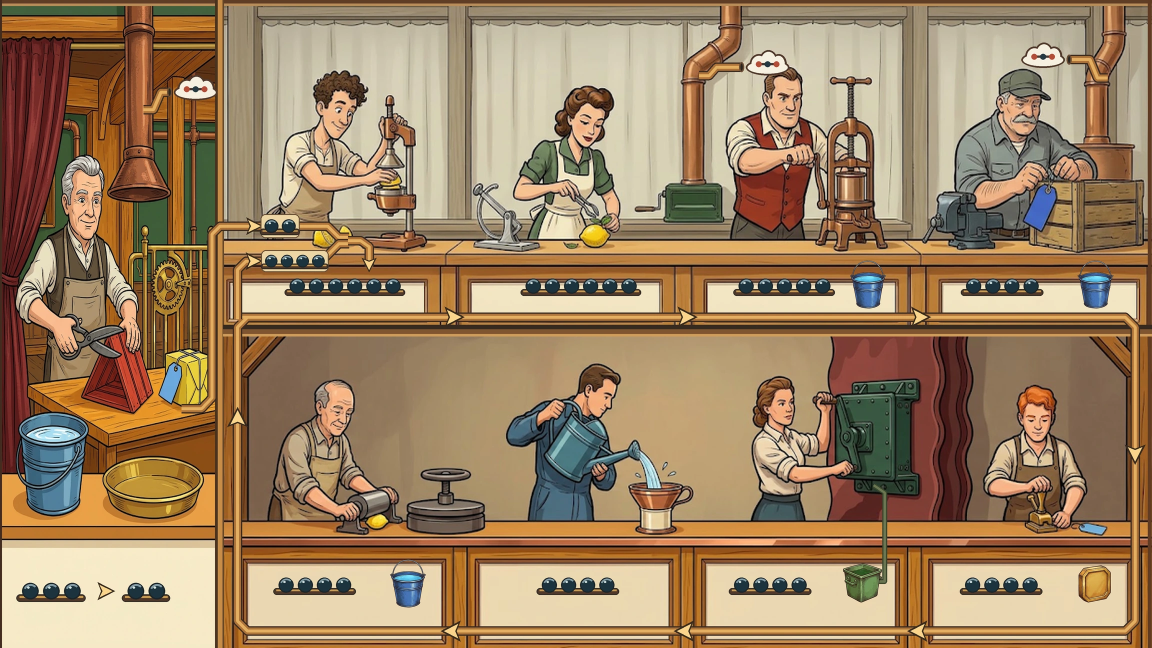
#> input picture tools/prompts/A10_src/L31b_base_1116.webp, 2304 x 1296 px, given in place of cur17.png, which was not available (shown at 1/2 size)
$ python touch18.py ../../prompts/A10_src/L31b_base_1116.webp
#> lines starting #> are read from the running program, lines starting #| are printed output that depends on the picture; after the words box and inside, x2 and y2 are one past the last pixel; in counts of white or black regions, pixels touching at a corner belong together
### tools/zk/u45/rods.py
"""rods.py — 마디 진 막대(크림 · 밤색이 번갈아 · 짙은 윤곽 · 마디 이음선)를 정확한 마디 수로 그린다(4배로 그려 줄여 붙임 · 안티에일리어싱).
draw_rod(img, p0, p1, n, w, first='cream', dark_last=False, cap0=True, cap1=True) — p0 → p1 축, n 마디, 지름 w(px).
coin(img, c, r, ang) — 테 있는 납작 금화가 막대 옆구리에 반쯤 박힌 꼴(타원)."""
import math
import numpy as np
from PIL import Image, ImageDraw
CREAM, TAN, DARK, OUT = (247, 236, 205), (206, 172, 124), (104, 110, 118), (52, 40, 30)
SS = 4
def _layer(img):
    return Image.new('RGBA', (img.width * SS, img.height * SS), (0, 0, 0, 0))
def _flush(img, lay):
    small = lay.resize(img.size, Image.LANCZOS)
    base = img.convert('RGBA'); base.alpha_composite(small)
    return base.convert('RGB')
def draw_rod(img, p0, p1, n, w, first='cream', dark_last=False, cap0=True, cap1=True, joints=True):
    lay = _layer(img); d = ImageDraw.Draw(lay)
    (x0, y0), (x1, y1) = p0, p1
    L = math.hypot(x1 - x0, y1 - y0); ux, uy = (x1 - x0) / L, (y1 - y0) / L; nx, ny = -uy, ux
    if ny > 0: nx, ny = -nx, -ny                    # n 이 위쪽(화면 y 감소)을 향하게 — 하이라이트 쪽
    h = w / 2.0
    def S(x, y): return (x * SS, y * SS)
    def quad(a, b, hh):
        return [S(a[0] + nx * hh, a[1] + ny * hh), S(b[0] + nx * hh, b[1] + ny * hh), S(b[0] - nx * hh, b[1] - ny * hh), S(a[0] - nx * hh, a[1] - ny * hh)]
    ow = 2.0
    # 바깥 윤곽(몸통 + 둥근 끝)
    d.polygon(quad(p0, p1, h + ow), fill=OUT + (255,))
    for (px, py), cap in ((p0, cap0), (p1, cap1)):
        if cap: d.ellipse([S(px - h - ow, py - h - ow), S(px + h + ow, py + h + ow)], fill=OUT + (255,))
    seg = L / n
    cols = []
    for k in range(n):
        c = CREAM if (k % 2 == 0) == (first == 'cream') else TAN
        if dark_last and k == n - 1: c = DARK
        cols.append(c)
    for k in range(n):
        a = (x0 + ux * seg * k, y0 + uy * seg * k); b = (x0 + ux * seg * (k + 1), y0 + uy * seg * (k + 1))
        c = cols[k]
        d.polygon(quad(a, b, h), fill=c + (255,))
        # 아래쪽 그늘 띠 · 위쪽 하이라이트
        shade = tuple(int(v * 0.86) for v in c); hl = tuple(min(255, int(v * 1.06 + 8)) for v in c)
        a2 = (a[0] - nx * h * 0.35, a[1] - ny * h * 0.35); b2 = (b[0] - nx * h * 0.35, b[1] - ny * h * 0.35)
        d.polygon([S(a2[0], a2[1]), S(b2[0], b2[1]), S(b[0] - nx * h, b[1] - ny * h), S(a[0] - nx * h, a[1] - ny * h)], fill=shade + (255,))
        a3 = (a[0] + nx * h * 0.55, a[1] + ny * h * 0.55); b3 = (b[0] + nx * h * 0.55, b[1] + ny * h * 0.55)
        d.line([S(*a3), S(*b3)], fill=hl + (255,), width=max(1, int(SS * w * 0.12)))
    # 둥근 끝 채움
    if cap0:
        d.ellipse([S(x0 - h, y0 - h), S(x0 + h, y0 + h)], fill=cols[0] + (255,))
        d.ellipse([S(x0 - h * 0.62, y0 - h * 0.62), S(x0 + h * 0.62, y0 + h * 0.62)], outline=OUT + (200,), width=SS)
    if cap1:
        d.ellipse([S(x1 - h, y1 - h), S(x1 + h, y1 + h)], fill=cols[-1] + (255,))
    # 마디 이음선
    if joints:
        for k in range(1, n):
            cx, cy = x0 + ux * seg * k, y0 + uy * seg * k
            d.line([S(cx + nx * (h + 0.5), cy + ny * (h + 0.5)), S(cx - nx * (h + 0.5), cy - ny * (h + 0.5))], fill=OUT + (255,), width=int(SS * 1.6))
    return _flush(img, lay)
# [14 lines left out: function coin, not called in this run]

### tools/zk/u45/touch18.py
#!/usr/bin/env python3
"""touch18.py — s45u01 v2b(b126 뒤 잔손질): cur17 → cur18
 ① 미끄럼틀 출구 막대에 반짝 둘(꽂이 막대와 같은 표지 — 반짝 = 환원된 G3P) ② 벽 아래 구멍을 테 없는 까만 구멍으로 · 막대 끝이 구멍 속으로
 ③ C₄ 바닥의 금화 막대 — 마디 셋이 다 보이게(금화는 막대 윗등에 반쯤 박음) ④ C₄ 사람 손 막대 끝에서 흰 방울 하나가 튕겨 나감(O₂ 는 안 붙는다)"""
import sys, os, math, numpy as np, cv2
from PIL import Image, ImageDraw
from scipy.ndimage import binary_dilation
sys.path.insert(0, '/tmp/b2/tools/zk/u45'); import rods
os.chdir(sys.argv[1] if len(sys.argv) > 1 else '.')
B = np.asarray(Image.open('cur17.png').convert('RGB')).astype(np.uint8); H, W, _ = B.shape
#> further down, B is the input picture: shape (1296, 2304, 3); mean R, G, B 157.1, 129.9, 98.2
#> after `H, W, _ = B.shape`: H = 1296; W = 2304
A = B.copy()
SS = 4
def overlay(draw_fn):
    global img
    lay = Image.new('RGBA', (W * SS, H * SS), (0, 0, 0, 0)); d = ImageDraw.Draw(lay); draw_fn(d)
    im2 = img.convert('RGBA'); im2.alpha_composite(lay.resize((W, H), Image.LANCZOS)); img = im2.convert('RGB')
S = lambda x, y: (x * SS, y * SS)
# ── ③ 옛 금화 지움(금빛 · 짙은 테 화소) → inpaint
sub = A[746:776, 1490:1512].astype(int); R, G, Bb = sub[..., 0], sub[..., 1], sub[..., 2]
#> after `R, G, Bb = (sub[..., 0], sub[..., 1], sub[..., 2])`: R: shape (30, 22) int64; 8 distinct labels, from 182 to 189
#> after `R, G, Bb = (sub[..., 0], sub[..., 1], sub[..., 2])`:
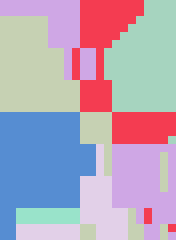
#> G: shape (30, 22) int64 (shown 8 times larger); 7 distinct labels, from 157 to 163; one colour per label, 0 black
#> after `R, G, Bb = (sub[..., 0], sub[..., 1], sub[..., 2])`:
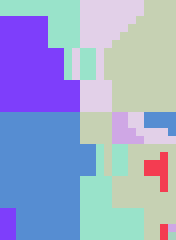
#> Bb: shape (30, 22) int64 (shown 8 times larger); 8 distinct labels, from 112 to 119; one colour per label, 0 black
m = np.zeros((H, W), np.uint8)
m[746:776, 1490:1512] = (((R - Bb > 60) & (G - Bb > 30)) | (sub.mean(axis=2) < 90)).astype(np.uint8)
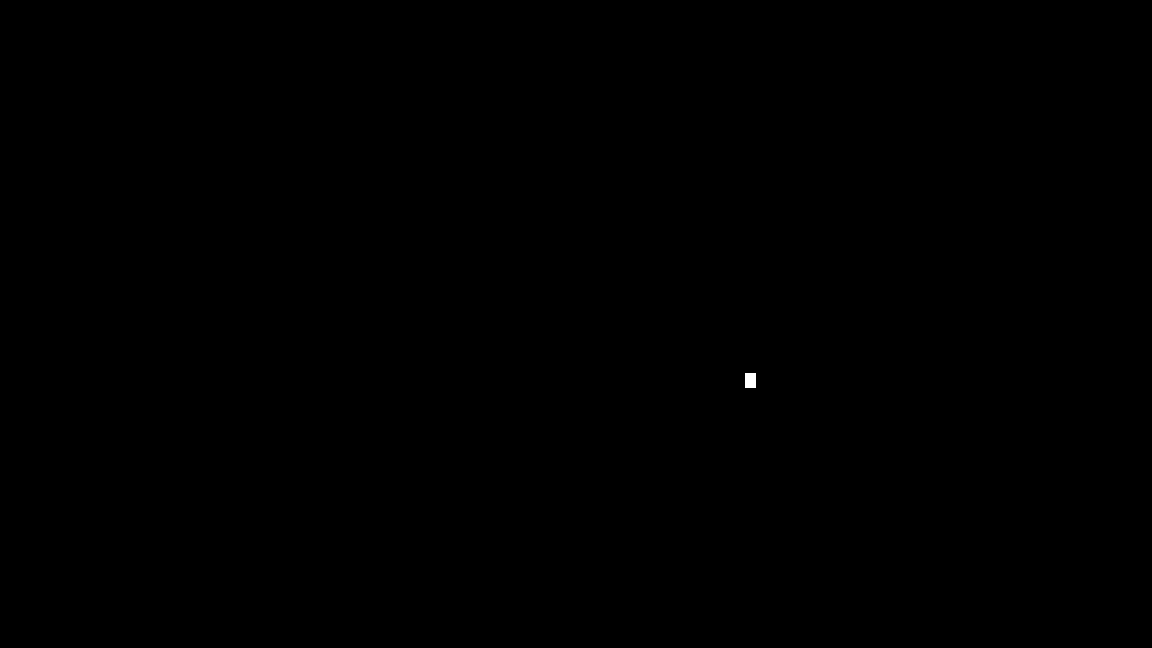
#> m: shape (1296, 2304) (shown at 1/2 size); values 0 (black) and 1 (white), 0.02% white; 1 white region, box (x1, y1, x2, y2) and area: (1490, 746, 1512, 776) 660
m[766:776, 1490:1512] = 0                       # 막대 아래쪽 띠는 새 막대가 덮는다
#> m: shape (1296, 2304); values 0 (black) and 1 (white), 0.01% white; 1 white region, box (x1, y1, x2, y2) and area: (1490, 746, 1512, 766) 440
m = binary_dilation(m, iterations=1).astype(np.uint8)
#> m: shape (1296, 2304); values 0 (black) and 1 (white), 0.02% white; 1 white region, box (x1, y1, x2, y2) and area: (1489, 745, 1513, 767) 524
A = cv2.inpaint(A, m, 4, cv2.INPAINT_TELEA)
# ── ② 구멍: 테 없는 까만 구멍(반원 — 바닥선에 걸침)
img = Image.fromarray(A)
def hole(d):
    d.pieslice([S(499, 588), S(529, 618)], 180, 360, fill=(26, 20, 16, 255))
    d.rectangle([S(499, 603), S(529, 617)], fill=(26, 20, 16, 255))
    d.arc([S(499, 588), S(529, 618)], 180, 360, fill=(12, 9, 7, 255), width=int(SS * 1.6))
overlay(hole)
#> in overlay, `lay = Image.new('RGBA', (W * SS, H * SS), (0, 0, 0, 0))`: lay: PIL image 9216x5184 RGBA; every value is 0
# 미끄럼틀 판자(구멍 위로 지나가는 부분)는 원본으로 되살림 — 판자 화소: 갈색 나무
sub = B[585:625, 495:535].astype(int); Rr, Gg, Bv = sub[..., 0], sub[..., 1], sub[..., 2]
#> after `Rr, Gg, Bv = (sub[..., 0], sub[..., 1], sub[..., 2])`:
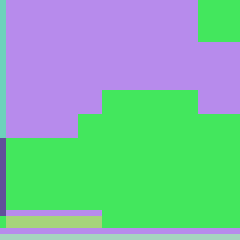
#> Rr: shape (40, 40) int64 (shown 6 times larger); 6 distinct labels, from 229 to 244; one colour per label, 0 black
#> after `Rr, Gg, Bv = (sub[..., 0], sub[..., 1], sub[..., 2])`:
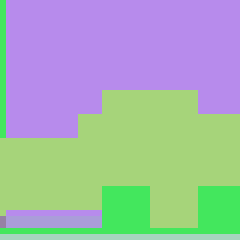
#> Gg: shape (40, 40) int64 (shown 6 times larger); 6 distinct labels, from 217 to 230; one colour per label, 0 black
#> after `Rr, Gg, Bv = (sub[..., 0], sub[..., 1], sub[..., 2])`:
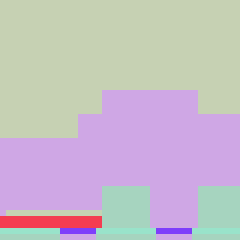
#> Bv: shape (40, 40) int64 (shown 6 times larger); 6 distinct labels, from 192 to 199; one colour per label, 0 black
plank = (Rr - Bv > 25) & (Rr - Bv < 90) & (sub.mean(axis=2) > 95) & (sub.mean(axis=2) < 200) & (Gg - Bv > 10)
#> plank: shape (40, 40) bool; every value is 0
# 판자는 구멍 오른쪽 아래로 지나간다 — x>=513 쪽 판자 화소만
xs = np.arange(495, 535)[None, :].repeat(40, 0)
pm = np.zeros((H, W), bool); pm[585:625, 495:535] = plank & (xs >= 512)
#> after `pm[585:625, 495:535] = plank & (xs >= 512)`: pm: shape (1296, 2304) bool; every value is 0
pm = binary_dilation(pm, iterations=1) & np.pad(np.ones((40, 40), bool), ((585, H - 625), (495, W - 535)))
C = np.asarray(img).copy(); C[pm] = B[pm]; img = Image.fromarray(C)
# 출구 막대 다시(끝이 구멍 속으로 사라짐 — 아래 둥근 끝 없음)
img = rods.draw_rod(img, (542, 540), (519, 593), 3, 10, first='cream', cap1=False)
#> in _flush, `small = lay.resize(img.size, Image.LANCZOS)`:
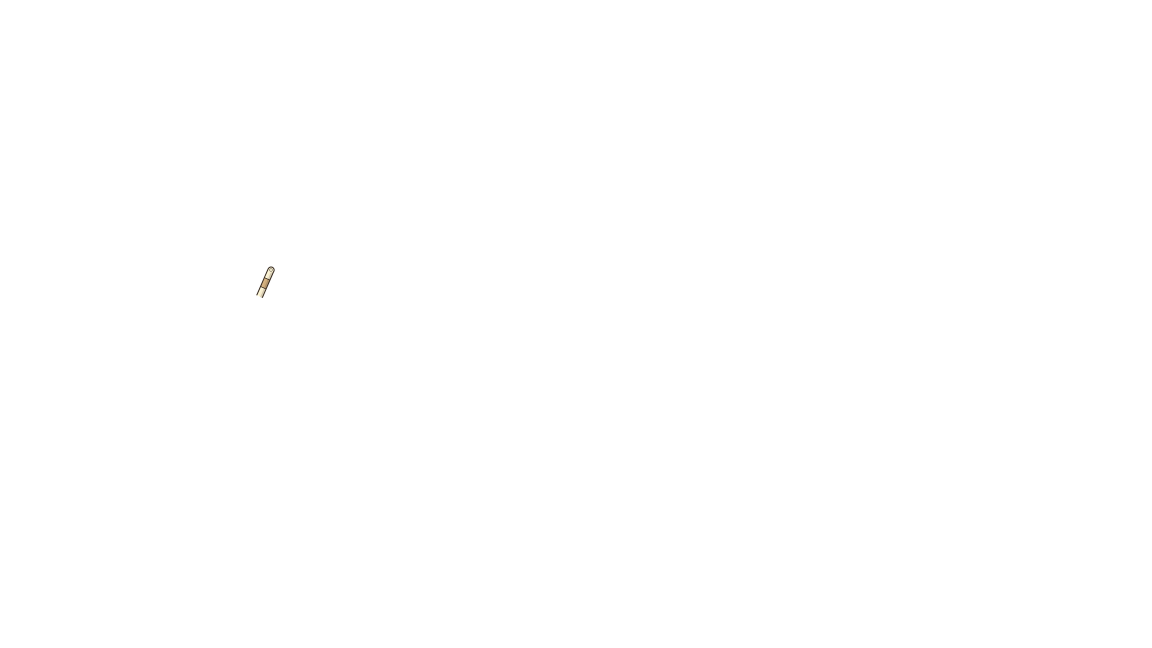
#> small: PIL image 2304x1296 RGBA (shown at 1/2 size); mean R, G, B, A 0.1, 0, 0, 0.1; transparent parts drawn white
def hole_lip(d):   # 구멍 위 테두리가 막대 끝을 살짝 덮음
    d.arc([S(499, 588), S(529, 618)], 200, 300, fill=(12, 9, 7, 255), width=int(SS * 1.6))
overlay(hole_lip)
# ── ① 반짝 둘(꽂이 막대와 같은 4꼭지 별)
def spark(d, x, y, r):
    for (dx, dy) in [(r, 0), (0, r)]:
        d.line([S(x - dx, y - dy), S(x + dx, y + dy)], fill=(70, 70, 60, 255), width=int(SS * 1.6))
    d.polygon([S(x, y - r), S(x + r * 0.22, y - r * 0.22), S(x + r, y), S(x + r * 0.22, y + r * 0.22), S(x, y + r), S(x - r * 0.22, y + r * 0.22), S(x - r, y), S(x - r * 0.22, y - r * 0.22)], fill=(255, 252, 230, 255))
#> (the run stopped early here; a loop or call above may not have finished)
